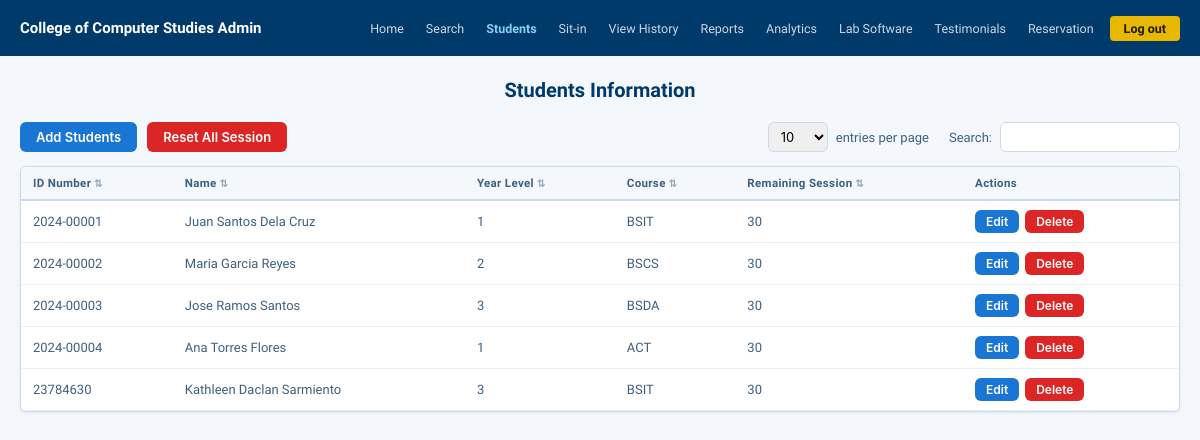
The page /admin_dashboard.php?page=students (signed in) on the database as committed earlier.
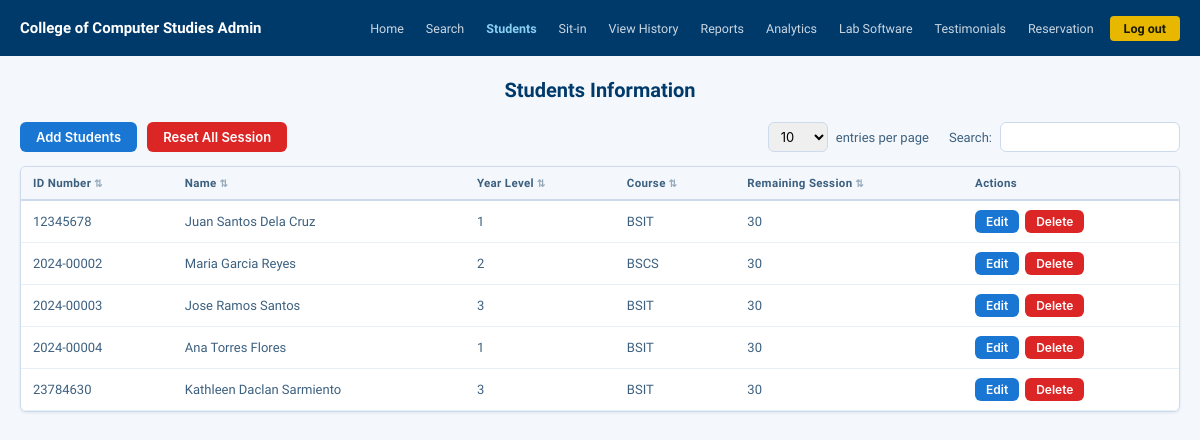
The same page on the database as committed later.
### tables this page shows
CREATE TABLE IF NOT EXISTS students (
    id              INT AUTO_INCREMENT PRIMARY KEY,
    id_number       VARCHAR(20)  NOT NULL UNIQUE,
    lastname        VARCHAR(100) NOT NULL,
    firstname       VARCHAR(100) NOT NULL,
    middlename      VARCHAR(100) DEFAULT '',
    course          VARCHAR(20)  NOT NULL,
    year_level      TINYINT      NOT NULL DEFAULT 1,
    email           VARCHAR(150) NOT NULL UNIQUE,
    password        VARCHAR(255) NOT NULL,
    address         VARCHAR(255) DEFAULT '',
    session         INT          NOT NULL DEFAULT 30,
    created_at      TIMESTAMP    DEFAULT CURRENT_TIMESTAMP
);

### admin_dashboard.php (the view, shortened to what this page needs)
<?php
require_once 'db.php';
try { $pdo->exec("ALTER TABLE sit_in_history MODIFY student_id INT NULL DEFAULT NULL"); } catch (Exception $e) {}
$students      = $pdo->query("SELECT * FROM students ORDER BY id_number ASC")->fetchAll();
$page = $_GET['page'] ?? 'home';
?>
<!DOCTYPE html>
<html lang="en">
<head>
</head>
<body>
<nav>
  <div class="nav-brand">College of Computer Studies Admin</div>
  <div class="nav-links">
    <a href="?page=home"         class="<?= $page==='home'        ?'active':'' ?>">Home</a>
    <a href="#"                  onclick="openModal('searchModal');return false;">Search</a>
    <a href="?page=students"     class="<?= $page==='students'    ?'active':'' ?>">Students</a>
    <a href="#" class="<?= $page==='sitin' ? 'active' : '' ?>" onclick="openBlankSitin(); return false;">Sit-in</a>
    <a href="admin_sitin_history.php">View History</a>
    <a href="?page=reports"      class="<?= $page==='reports'     ?'active':'' ?>">Reports</a>
    <a href="?page=analytics"    class="<?= $page==='analytics'   ?'active':'' ?>">Analytics</a>
    <a href="?page=software"     class="<?= $page==='software'    ?'active':'' ?>">Lab Software</a>
    <a href="?page=testimonials" class="<?= $page==='testimonials' ?'active':'' ?>">Testimonials</a>
    <a href="?page=reservation"  class="<?= $page==='reservation' ?'active':'' ?>">Reservation</a>
    <a href="admin_logout.php"   class="btn-logout-nav">Log out</a>
  </div>
</nav>
<div class="page-body">
<div id="page-students" class="page-section <?= $page==='students'?'active':'' ?>">
  <div class="page-title">Students Information</div>
  <div class="toolbar">
    <button class="btn btn-blue" onclick="openModal('addStudentModal')">Add Students</button>
    <form method="POST" style="display:inline;" onsubmit="return confirm('Reset ALL student sessions to 30?')">
      <button type="submit" name="reset_all_sessions" class="btn btn-red">Reset All Session</button>
    </form>
    <div class="toolbar-right">
      <select class="entries-select" onchange="setEntries(this.value)">
        <option>10</option><option>25</option><option>50</option><option>100</option>
      </select>
      <span style="font-size:13px;color:var(--gray-600);">entries per page</span>
      <span style="font-size:13px;color:var(--gray-600);margin-left:12px;">Search:</span>
      <input type="text" class="search-input" id="studentSearch" oninput="filterTable('studentTable',this.value)" placeholder=""/>
    </div>
  </div>
  <div class="card">
    <div class="table-wrap">
      <table id="studentTable">
        <thead>
          <tr>
            <th class="sortable">ID Number</th>
            <th class="sortable">Name</th>
            <th class="sortable">Year Level</th>
            <th class="sortable">Course</th>
            <th class="sortable">Remaining Session</th>
            <th>Actions</th>
          </tr>
        </thead>
        <tbody>
          <?php if ($students): foreach ($students as $s): ?>
          <tr>
            <td><?= htmlspecialchars($s['id_number']) ?></td>
            <td><?= htmlspecialchars($s['firstname'].' '.$s['middlename'].' '.$s['lastname']) ?></td>
            <td><?= htmlspecialchars($s['year_level']) ?></td>
            <td><?= htmlspecialchars($s['course']) ?></td>
            <td><?= htmlspecialchars($s['session']) ?></td>
            <td style="display:flex;gap:6px;flex-wrap:wrap;">
              <button class="btn btn-blue btn-sm"
                onclick="openEditStudent(<?= $s['id'] ?>,'<?= addslashes($s['id_number']) ?>','<?= addslashes($s['firstname']) ?>','<?= addslashes($s['middlename']) ?>','<?= addslashes($s['lastname']) ?>','<?= addslashes($s['course']) ?>','<?= $s['year_level'] ?>','<?= addslashes($s['email']) ?>','<?= (int)$s['session'] ?>')">Edit</button>
              <form method="POST" style="display:inline;">
                <button type="submit" name="delete_student" class="btn btn-red btn-sm" onclick="return confirm('Delete this student?')">Delete</button>
              </form>
            </td>
          </tr>
          <?php endforeach; else: ?>
          <tr><td colspan="6" class="no-data">No students registered yet.</td></tr>
          <?php endif; ?>
        </tbody>
      </table>
    </div>
  </div>
</div>
</div>
</body>
</html>

Rows that differ between the two databases and show on the page:
changed students "Juan Santos Dela Cruz": id_number "2024-00001" → "12345678"
changed students "Jose Ramos Santos": course "BSDA" → "BSIT"
changed students "Ana Torres Flores": course "ACT" → "BSIT"
